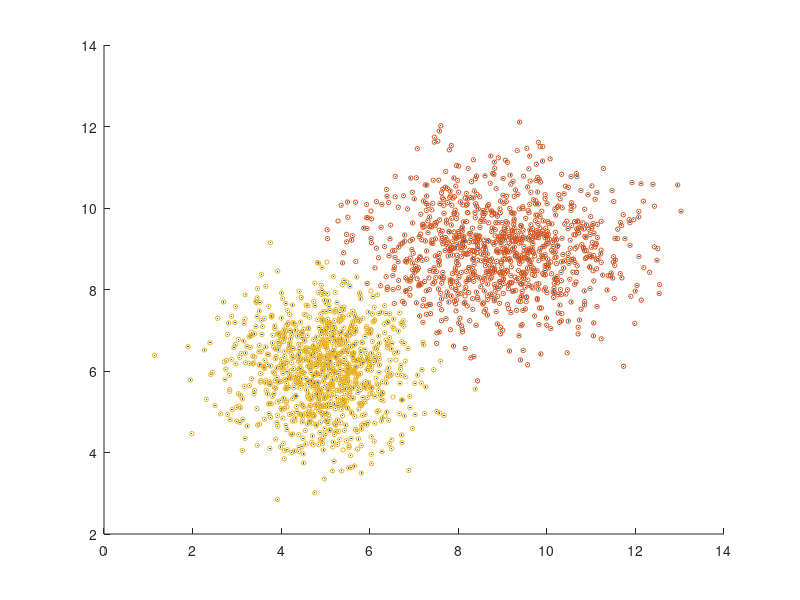

Source code (MATLAB): (Note: this script raises an error after producing the figure.)
% https://www.mathworks.com/help/stats/gmdistribution.cluster.html
MU1 = [9 9];
SIGMA1 = [2 0; 0 1];
MU2 = [5 6];
SIGMA2 = [1 0; 0 1];
rng(1); % For reproducibility
X = [mvnrnd(MU1,SIGMA1,1000);mvnrnd(MU2,SIGMA2,1000)];

h = figure();
scatter(X(:,1),X(:,2),10,'.')
hold on


obj = fitgmdist(X,2);
idx = cluster(obj,X);
cluster1 = X(idx == 1,:);
cluster2 = X(idx == 2,:);
h1 = scatter(cluster1(:,1),cluster1(:,2),10,'r.');
h2 = scatter(cluster2(:,1),cluster2(:,2),10,'g.');
legend([h1 h2],'Cluster 1','Cluster 2','Location','NW')
saveas(h,'Data_1.png');

cluster1 = [cluster1 zeros(size(cluster1,1),1)];
cluster1(:,3) = 1 ;

cluster2 = [cluster2 zeros(size(cluster2,1),1)];
cluster2(:,3) = -1 ;


%70-30 data split
idx = randperm(size(cluster1,1));
train_cluster1 = cluster1(idx(1:700),:);
test_cluster1 = cluster1(idx(701:end),:);
train_cluster2 = cluster2(idx(1:700),:);
test_cluster2 = cluster2(idx(701:end),:);

train_data = [train_cluster1;train_cluster2];
test_data = [test_cluster1;test_cluster2];

csvwrite('trainData_1.csv',train_data)
csvwrite('testData_1.csv',test_data)
